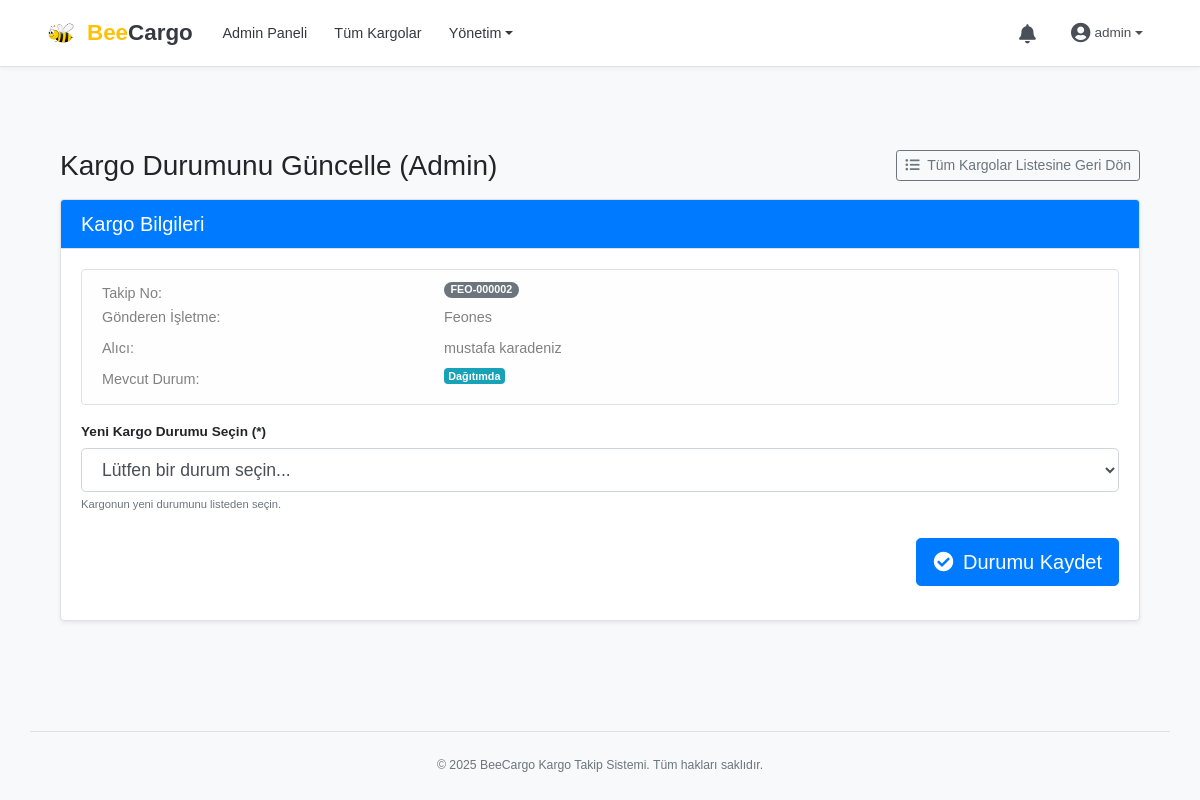
Screenshot of /admin/update_shipment_status/2 (signed in) with the database file from the repository.
### app/models.py (models this page shows, shortened)
class Kargolar(db.Model):
    __tablename__ = 'kargolar'
    id = db.Column(db.Integer, primary_key=True)
    isletme_id = db.Column(db.Integer, db.ForeignKey('isletmeler.id'), nullable=False)
    takip_numarasi = db.Column(db.String(50), unique=True, nullable=False)
    alici_adi_soyadi = db.Column(db.String(150), nullable=False)
    alici_telefon = db.Column(db.String(20), nullable=False) # Bu zaten zorunlu
    alici_email = db.Column(db.String(120), nullable=True)
    alici_adres = db.Column(db.Text, nullable=False)
    alici_sehir = db.Column(db.String(100), nullable=False) # KKTC için bu "İlçe" olacak
    alici_ilce = db.Column(db.String(100), nullable=True)  # KKTC için bu "Köy/Mahalle" olacak
    urun_bedeli_alici_tahsil = db.Column(db.Numeric(10, 2), nullable=False, default=0.00)
    kargo_ucreti_isletme_borcu = db.Column(db.Numeric(10, 2), nullable=False, default=0.00)
    kargo_ucreti_alici_tahsil = db.Column(db.Numeric(10, 2), default=0.00)
    toplam_tahsil_edilecek_alici = db.Column(db.Numeric(10, 2), default=0.00)
    isletmeye_aktarilacak_tutar = db.Column(db.Numeric(10, 2), default=0.00)
    odeme_yontemi_teslimde = db.Column(db.String(50), nullable=True)
    odeme_durumu_alici = db.Column(db.String(50), nullable=False, default="Alıcıdan Ödeme Bekleniyor")
    kargo_durumu = db.Column(db.Enum(KargoDurumEnum),
                             nullable=False,
                             default=KargoDurumEnum.HAZIRLANIYOR)
    ozel_not = db.Column(db.Text, nullable=True)
    planlanan_teslim_tarihi = db.Column(db.Date, nullable=True)
    teslim_tarihi = db.Column(db.DateTime, nullable=True)
    pdf_yolu = db.Column(db.String(255), nullable=True)
    isletmeye_aktarildi_mi = db.Column(db.Boolean, default=False)
    olusturulma_tarihi = db.Column(db.DateTime, default=datetime.now)
    guncellenme_tarihi = db.Column(db.DateTime, default=datetime.now, onupdate=datetime.now)
    kurye_id = db.Column(db.Integer, db.ForeignKey('kuryeler.id'), nullable=True)
    alici_gecici_enlem = db.Column(db.Float, nullable=True)
    alici_gecici_boylam = db.Column(db.Float, nullable=True)
    alici_gecici_konum_zamani = db.Column(db.DateTime, nullable=True)
    odeme_iliskileri = db.relationship('OdemeKargoIliskileri', backref='kargo', lazy='dynamic')

class Isletmeler(db.Model):
    __tablename__ = 'isletmeler'
    id = db.Column(db.Integer, primary_key=True)
    isletme_adi = db.Column(db.String(200), nullable=False)
    yetkili_kisi = db.Column(db.String(150), nullable=True)
    isletme_telefon = db.Column(db.String(20), nullable=False) # GÜNCELLENDİ: nullable=False
    isletme_email = db.Column(db.String(120), unique=True, nullable=False)
    isletme_adres = db.Column(db.Text, nullable=True)
    kullanici_adi = db.Column(db.String(80), unique=True, nullable=False)
    sifre_hash = db.Column(db.String(255), nullable=False)
    isletme_kodu = db.Column(db.String(10), unique=True, nullable=False)
    son_kargo_no = db.Column(db.Integer, default=0)
    aktif_mi = db.Column(db.Boolean, default=True)
    olusturulma_tarihi = db.Column(db.DateTime, default=datetime.now)
    guncellenme_tarihi = db.Column(db.DateTime, default=datetime.now, onupdate=datetime.now)
    kargolar = db.relationship('Kargolar', backref='isletme', lazy='dynamic')
    odemeler = db.relationship('IsletmeOdemeleri', backref='isletme', lazy='dynamic')
    bildirimler = db.relationship('Bildirimler', backref='isletme_bildirimleri', lazy='dynamic', foreign_keys='Bildirimler.isletme_id')

### app/routes_admin.py (the view, shortened to what this page needs)
@bp_admin.route('/update_shipment_status/<int:kargo_id>', methods=['GET', 'POST'])
def update_shipment_status(kargo_id):
    if 'admin_id' not in session:
        flash('Bu işlemi yapmak için admin olarak giriş yapmalısınız.', 'error')
        return redirect(url_for('bp_admin.login'))
    kargo = Kargolar.query.get_or_404(kargo_id)
    admin_guncellenebilir_durumlar = [
        KargoDurumEnum.KARGO_ALINDI_MERKEZDE,
        KargoDurumEnum.DAGITIMDA,
        KargoDurumEnum.TESLIM_EDILDI,
        KargoDurumEnum.TESLIM_EDILEMEDI_ALICI_ULASILAMADI,
        KargoDurumEnum.TESLIM_EDILEMEDI_ADRES_HATALI,
        KargoDurumEnum.IADE_SURECINDE,
        KargoDurumEnum.IADE_EDILDI_ISLETMEYE,
        KargoDurumEnum.IPTAL_EDILDI_ADMIN
    ]
    form_data_on_error = {}
    return render_template('admin_update_shipment_status.html', kargo=kargo, admin_guncellenebilir_durumlar=admin_guncellenebilir_durumlar, form_data=form_data_on_error)

### app/templates/admin_update_shipment_status.html (shortened to what this page needs)
﻿{% extends "base.html" %}
{% block content %}
<div class="container mt-4 mb-4">
    <div class="d-flex justify-content-between align-items-center mb-3">
        <h2 class="mb-0">Kargo Durumunu Güncelle (Admin)</h2>
        <a href="{{ url_for('bp_admin.all_shipments') }}" class="btn btn-outline-secondary btn-sm">
            <i class="fas fa-list-ul mr-1"></i> Tüm Kargolar Listesine Geri Dön
        </a>
    </div>
    <div class="card shadow-sm">
        <div class="card-header bg-primary text-white">
            <h3 class="mb-0 h5">Kargo Bilgileri</h3>
        </div>
        <div class="card-body">
            {% if kargo %}
            <div class="alert alert-light border">
                <dl class="row mb-0">
                    <dt class="col-sm-4">Takip No:</dt>
                    <dd class="col-sm-8"><span class="badge badge-pill badge-secondary">{{ kargo.takip_numarasi }}</span></dd>
                    <dt class="col-sm-4">Gönderen İşletme:</dt>
                    <dd class="col-sm-8">{{ kargo.isletme.isletme_adi }}</dd>
                    <dt class="col-sm-4">Alıcı:</dt>
                    <dd class="col-sm-8">{{ kargo.alici_adi_soyadi }}</dd>
                    <dt class="col-sm-4">Mevcut Durum:</dt>
                    <dd class="col-sm-8"><span class="badge badge-info">{{ kargo.kargo_durumu.value }}</span></dd>
                </dl>
            </div>
            <form method="POST" action="{{ url_for('bp_admin.update_shipment_status', kargo_id=kargo.id) }}">
                <div class="form-group mt-3">
                    <label for="yeni_kargo_durumu"><strong>Yeni Kargo Durumu Seçin (*)</strong></label>
                    <select id="yeni_kargo_durumu" name="yeni_kargo_durumu" class="form-control form-control-lg" required>
                        <option value="" disabled {% if not request.form.get('yeni_kargo_durumu') %}selected{% endif %}>Lütfen bir durum seçin...</option>
                    </select>
                    <small class="form-text text-muted">Kargonun yeni durumunu listeden seçin.</small>
                </div>
                <div class="text-right mt-4">
                    <button type="submit" class="btn btn-primary btn-lg">
                        <i class="fas fa-check-circle mr-1"></i> Durumu Kaydet
                    </button>
                </div>
            </form>
            {% else %}
            <div class="alert alert-danger">Kargo bilgileri bulunamadı.</div>
            {% endif %}
        </div>
    </div>
</div>
{% endblock %}
{% block head_extra %}
<link rel="stylesheet" href="https://cdnjs.cloudflare.com/ajax/libs/font-awesome/5.15.3/css/all.min.css">
{% endblock %}

### app/static/css/style.css (style rules this page uses)
html { overflow-y: scroll; font-size: 16px; height: 100%; }
body { padding-top: 78px; background-color: #f8f9fa; display: flex; flex-direction: column; min-height: 100%; font-family: 'Poppins', sans-serif; font-size: 0.9rem; color: #212529; line-height: 1.6; }
.card { margin-bottom: 1.5rem; border: 1px solid #dee2e6; box-shadow: 0 0.125rem 0.25rem rgba(0,0,0,.05); }
.card-header { background-color: #f8f9fa; border-bottom: 1px solid #dee2e6; padding: .75rem 1.25rem; }
.card-header h2.h5, .card-header h3.h5, .card-header h5 { font-size: 1.05rem; font-weight: 600; margin-bottom: 0; }
.form-group label { font-weight: 500; margin-bottom: 0.3rem; font-size: 0.85rem; }
.form-group small.form-text { font-size: 0.78em; }

### app/templates/admin_update_shipment_status.html (style rules this page uses)
.card-header h3.h5 { font-size: 1.25rem; font-weight: 500; }
h2.mb-0 { font-size: 1.75rem; }
.alert-light.border dt { font-weight: 500; }
.form-control-lg { font-size: 1.1rem; }

### rows the page displays
Kargolar: takip_numarasi "FEO-000002", alici_adi_soyadi "mustafa karadeniz", kargo_durumu.value "Dağıtımda"
Isletmeler: isletme.isletme_adi "Feones"

### other values shown
{{ session.get('admin_kullanici_adi', 'Admin') }} "admin"
